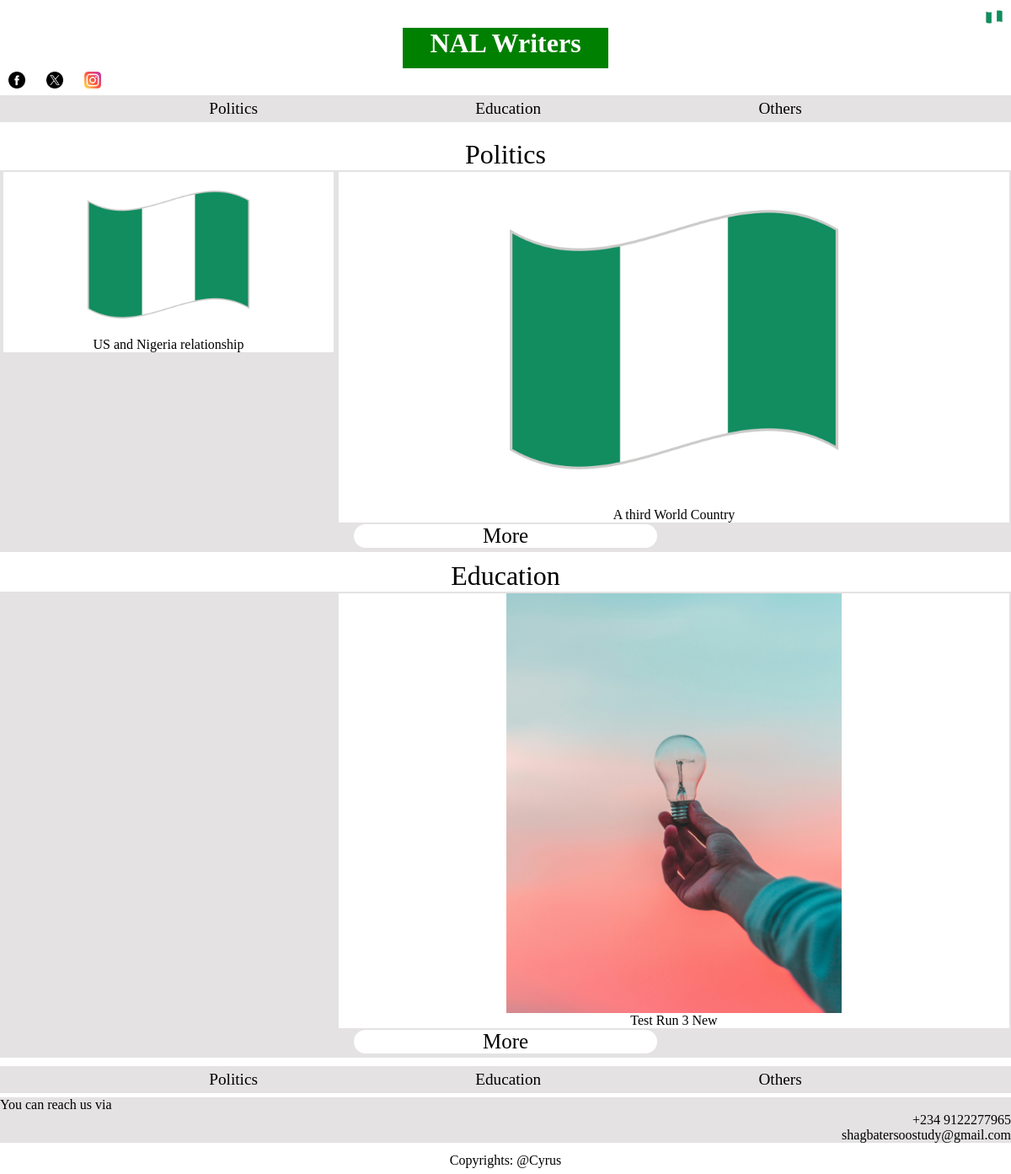
The page / on the database its author committed.
### base/models.py (models this page shows)
class Category(models.Model):
    name = models.CharField(max_length=50)
    def __str__(self):
        return self.name

class NewsPage(models.Model):
    headline = models.CharField(max_length=150, null=False)
    author = models.CharField(max_length=60, null=False)
    category = models.ForeignKey(Category, on_delete=models.CASCADE, null=False)
    main_image = models.ImageField(null=True, default="avatar.jpeg")
    main_image_title = models.CharField(max_length=120, null=False)
    sub_image = models.ImageField(null=True, default="avatar.jpeg")
    sub_image_title = models.CharField(max_length=120, null=False)
    news_content = models.TextField(null=False)
    rating = models.ForeignKey(Rating, on_delete=models.CASCADE, null=True)
    created = models.DateTimeField(auto_now_add=True)
    class Meta:
        ordering = ["-created"]

### base/views.py (the view)
# urls.py: path('', views.home, name='home'),
def home(request):
    categories = Category.objects.all()[:5]
    newsPages = NewsPage.objects.all()
    mynewsPages = []
    lastNewsPages = []
    for category in categories:
        mynewsPages.append(category.newspage_set.all()[1:3])
        lastNewsPages.append(category.newspage_set.first())
    context = {"categories":categories, "newsPages": mynewsPages, "lastNewsPages":lastNewsPages}
    return render(request, "base/index.html", context)

### base/templates/base/index.html (shortened to what this page needs)
{% load static %}
<!DOCTYPE html>
<html lang="en">
<head>
    <link rel="stylesheet" href="{% static 'styles/style.css' %}">
</head>
<body>
    <header>
        {% include 'header-section.html' %}
    </header>
    <main>
        {% for category in categories %}
        <div class="category-section">
            <div class="category-title">
                {{category.name}}
            </div>
            <div class="category-papers">
                <div class="minor-papers">
                    {% for set in newsPages %}
                        {% for page in set %}
                            {% if page.category == category %}
                                <div class="paper">
                                    <a href="{% url 'newsPage' page.id %}">
                                        <figure>
                                            <img src="{{page.main_image.url}}" alt="{{page.main_image_title}}">
                                            <figcaption>{{page.headline}}</figcaption>
                                        </figure>
                                    </a>
                                </div>
                            {% endif %}
                        {% endfor %}
                    {% endfor %}
                </div>
                {% for page in lastNewsPages %}
                {% if page.category == category %}
                <div class="major-paper">
                    <a href="{% url 'newsPage' page.id %}">
                        <figure>
                            <img src="{{page.main_image.url}}" alt="{{page.main_image_title}}">
                            <figcaption>{{page.headline}}</figcaption>
                        </figure>
                    </a>
                </div>
                {% endif %}
                {% endfor %}
            </div>
            <div class="category-more">
                More
            </div>
        </div>
        {% endfor %}
    </main>
    <footer>
        {% include 'footer-section.html' %}
    </footer>
</body>
</html>

### templates/header-section.html (shortened to what this page needs)
{% load static %}
{% block content %}
<div class="flag">
    <img src="{% static 'images/flag.png' %}" alt="The Nigeria National Flag" class="minify">
</div>
<div class="major">
    <h1>NAL Writers</h1>
</div>
<div class="social-links">
    <div class="link">
        <a href="#">
            <img src="{% static 'images/facebook.png' %}" alt="NAL facebook link" class="minify">
        </a>
    </div>
    <div class="link">
        <a href="#">
            <img src="{% static 'images/twitter.png' %}" alt="NAL twitter link" class="minify">
        </a>
    </div>
    <div class="link">
        <a href="#">
            <img src="{% static 'images/instagram.png' %}" alt="NAL instagram link" class="minify">
        </a>
    </div>
</div>
<div class="news-sections">
    {% for category in categories %}
        <div class="sector">
            <a href="{% url 'category-page' category.id %}">{{category}}</a>
        </div>
    {% endfor %}
        <div class="sector">
            <a href="#">Others</a>
        </div>
</div>
{% endblock %}

### templates/footer-section.html (shortened to what this page needs)
<div class="news-sections">
    {% for category in categories %}
        <div class="sector">
            <a href="{% url 'category-page' category.id %}">{{category}}</a>
        </div>
    {% endfor %}
    <div class="sector">
        <a href="#">Others</a>
    </div>
</div>
<div class="contact">
    <div class="contact-head">You can reach us via</div>
    <div class="number">+234 9122277965</div>
    <div class="email">shagbatersoostudy@gmail.com</div>
</div>
<div class="copyrights">
    Copyrights: @Cyrus
</div>

### static/styles/style.css (style rules this page uses)
:root { --common-padding: 10px; --common-light-bg: rgb(228, 226, 226); }
* { margin: 0; padding: 0; box-sizing: border-box; }
header { display: flex; flex-direction: column; padding: 10px 0; }
header .flag { display: flex; flex-direction: row; justify-content: right; padding-right: var(--common-padding); margin-bottom: 3px; }
header .major { display: flex; height: 3rem; justify-content: center; align-items: center; color: white; }
header h1 { font-weight: bolder; background-color: green; padding: 0 2rem; height: 100%; }
.social-links { display: flex; justify-content: space-between; margin: 4px 0; padding-left: var(--common-padding); width: 10%; }
.social-links .link a { text-decoration: none; }
.news-sections { display: flex; justify-content: space-evenly; align-items: center; height: 2rem; background-color: var(--common-light-bg); }
.news-sections .sector { font-size: larger; padding: 0 var(--common-padding); }
.news-sections .sector a { text-decoration: none; color: black; }
.minify { width: 20px; height: 20px; }
main .category-section { margin: 10px 0; background-color: var(--common-light-bg); display: flex; flex-direction: column; justify-content: center; align-items: center; }
main .category-section .category-title { background-color: white; font-size: 2rem; display: flex; justify-content: center; align-items: center; width: 100%; }
main .category-section a { color: black; text-decoration: none; }
main .category-section .minor-papers img { width: 50%; }
main .category-section .minor-papers { margin: 0 2px; }
main .category-section .minor-papers .paper { display: flex; justify-content: center; margin: 2px; background-color: white; }
.category-section .minor-papers .paper figure { display: flex; flex-direction: column; justify-content: center; align-items: center; }
main .category-section .major-paper { background-color: white; margin: 2px; }
main .category-section .major-paper figure { display: flex; flex-direction: column; justify-content: center; align-items: center; }
main .category-section .major-paper img { width: 50%; }
main .category-section .category-papers { display: grid; grid-template-columns: 1fr 2fr; }
main .category-section .category-more { background-color: white; width: 30%; font-size: 25px; display: flex; justify-content: center; border-radius: 25px; margin-bottom: 5px; }
footer { background-color: white; }
footer .contact { background-color: var(--common-light-bg); margin: 5px 0; }
.contact .number, .email { display: flex; justify-content: right; }
footer .copyrights { display: flex; justify-content: center; align-items: center; height: 2rem; }

### rows shown on the page
Category: name "Politics"
Category: name "Education"
NewsPage: main_image (picture), headline "US and Nigeria relationship"
NewsPage: main_image (picture), headline "A third World Country"
NewsPage: main_image (picture), headline "Test Run 3 New"
